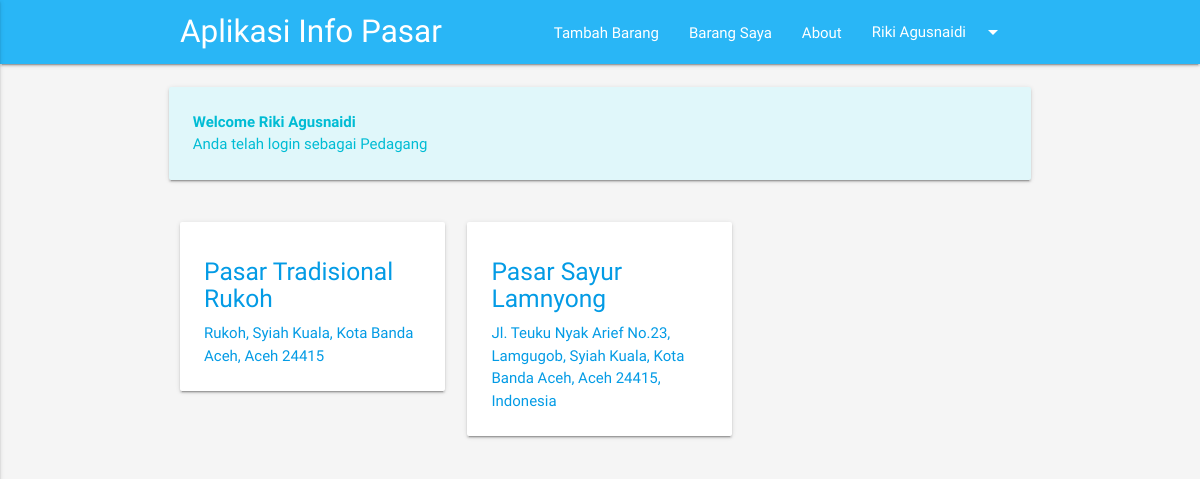
The page /index.php (signed in) on the database as committed earlier.
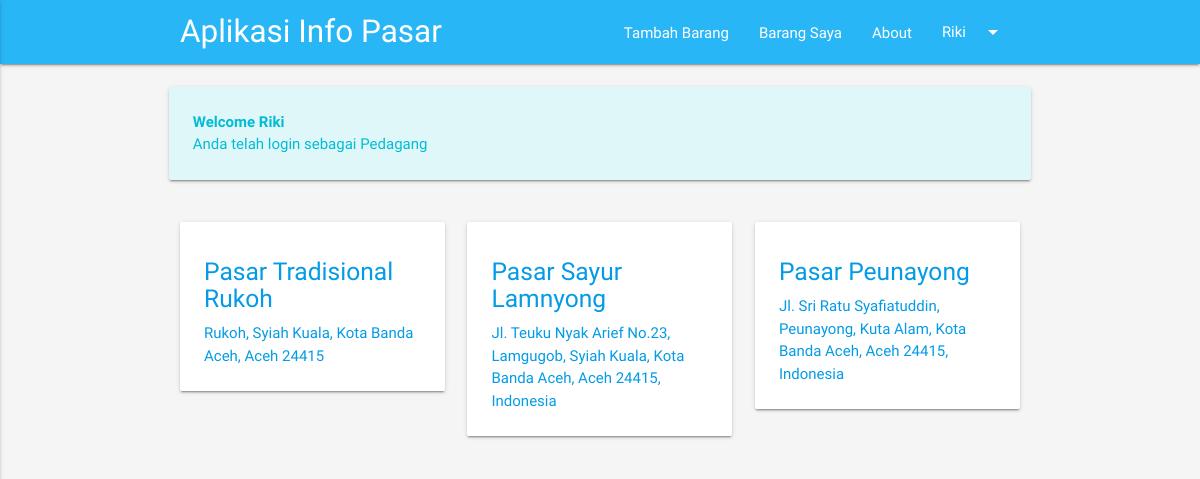
The same page on the database as committed later.
### tables this page shows
CREATE TABLE `pasar` (
  `id_pasar` int(11) NOT NULL,
  `nama_pasar` varchar(50) NOT NULL,
  `alamat_pasar` text NOT NULL,
  `lat` varchar(10) NOT NULL,
  `long` varchar(10) NOT NULL
);

### index.php (the view, shortened to what this page needs)
<!DOCTYPE html>
<html lang="en">
<head>
  <link href="fonts/icon.css" rel="stylesheet">
  <link href="css/materialize.css" type="text/css" rel="stylesheet" media="screen,projection"/>
  <link href="css/style.css" type="text/css" rel="stylesheet" media="screen,projection"/>
</head>
<body class="grey lighten-4">
  <?php include 'menu.php'; ?>
  <div class="container">
    <div class="section">
      <?php if (isset($_SESSION['status'])): ?>
        <div class="row">
          <div class="card cyan lighten-5">
            <div class="card-content cyan-text">
              <p class="single-alert">
                <b>Welcome <?= $_SESSION['nama']; ?></b>
                <p>Anda telah login sebagai
                  <?php
                  if ($_SESSION['level'] == 1) {
                    echo "Pedagang";
                  }
                  elseif ($_SESSION['level'] == 2) {
                    echo "Pembeli";
                  }else{
                    echo "Jasa angkat barang";
                  }
                  ?>
                </p>
              </p>
            </div>
          </div>
        </div>
      <?php endif; ?>
      <div class="row">
        <?php
        $sql = mysqli_query($con, "SELECT * FROM pasar");
        while ($data = mysqli_fetch_object($sql)):
          ?>
        <div class="col s12 m6 l4">
          <div class="card horizontal">
            <div class="card-stacked waves-effect">
              <a href="pasar.php?id=<?= $data->id_pasar ?>"><div class="card-content">
                <h5><?= $data->nama_pasar ?></h5>
                <p><?= $data->alamat_pasar ?></p>
              </div></a>
            </div>
          </div>
        </div>
      <?php endwhile; ?>
    </div>
  </div>
</div>
</body>
</html>

### menu.php (shortened to what this page needs)
<div class="navbar-fixed">
  <nav class="light-blue lighten-1" role="navigation">
    <div class="nav-wrapper container">
      <a href="index.php" class="brand-logo" data-activates="slide-out">Aplikasi Info Pasar</a>
      <?php if (isset($_SESSION['status'])): ?>
        <?php if (isset($_SESSION['no_telp'])): ?>
          <ul class="right hide-on-med-and-down">
            <li><a class="dropdown-button" href="#!" data-activates="dropdown1"><?= $_SESSION['nama'] ?><i class="material-icons right">arrow_drop_down</i></a></li>
          </ul>
        <?php endif; ?>
        <ul class="right hide-on-med-and-down"><li><a class="waves-effect" href="about.php">About</a></li></ul>
        <?php if ($_SESSION['level'] == 1): ?>
          <ul class="right hide-on-med-and-down"><li><a class="waves-effect" href="barang_penjual.php">Barang Saya</a></li></ul>
          <ul class="right hide-on-med-and-down"><li><a class="waves-effect" href="tambah_barang.php">Tambah Barang</a></li></ul>
        <?php endif ?>
      <?php else: ?>
      <ul class="right hide-on-med-and-down">
        <li><a href="login.php">Login</a></li>
      </ul>
      <?php endif; ?>
    </div>
  </nav>
</div>

Rows that differ between the two databases and show on the page:
added pasar: nama_pasar "Pasar Peunayong", alamat_pasar "Jl. Sri Ratu Syafiatuddin, Peunayong, Kuta Alam, Kota Banda Aceh, Aceh 24415, Indonesia"
Other text that changed with them:
$_SESSION['nama']: "Riki Agusnaidi" → "Riki"
